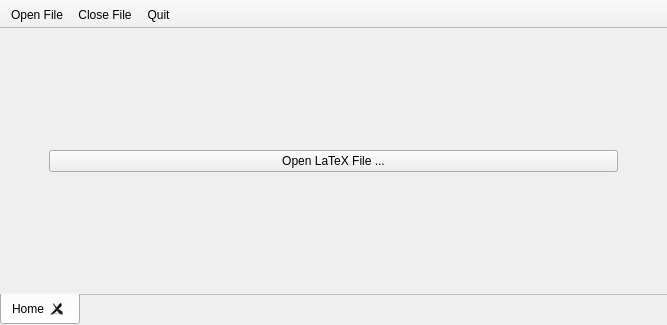
<?xml version="1.0" encoding="UTF-8"?>
<ui version="4.0">
 <class>MainWidget</class>
 <widget class="QMainWindow" name="MainWidget">
  <property name="geometry">
   <rect>
    <x>0</x>
    <y>0</y>
    <width>667</width>
    <height>325</height>
   </rect>
  </property>
  <property name="windowTitle">
   <string>ethuebung LaTeX sheet compiler</string>
  </property>
  <property name="unifiedTitleAndToolBarOnMac">
   <bool>true</bool>
  </property>
  <widget class="QWidget" name="centralwidget">
   <layout class="QVBoxLayout" name="verticalLayout">
    <property name="margin">
     <number>0</number>
    </property>
    <item>
     <widget class="QTabWidget" name="tabs">
      <property name="tabPosition">
       <enum>QTabWidget::South</enum>
      </property>
      <property name="currentIndex">
       <number>0</number>
      </property>
      <property name="usesScrollButtons">
       <bool>true</bool>
      </property>
      <property name="documentMode">
       <bool>true</bool>
      </property>
      <property name="tabsClosable">
       <bool>true</bool>
      </property>
      <property name="movable">
       <bool>true</bool>
      </property>
      <widget class="QWidget" name="tabHome">
       <attribute name="title">
        <string>Home</string>
       </attribute>
       <layout class="QGridLayout" name="gridLayout">
        <item row="0" column="1">
         <widget class="QLabel" name="lblWelcome">
          <property name="minimumSize">
           <size>
            <width>0</width>
            <height>50</height>
           </size>
          </property>
          <property name="pixmap">
           <pixmap resource="guicompiler.qrc">:/pic/ethuebungcompiler.png</pixmap>
          </property>
          <property name="alignment">
           <set>Qt::AlignCenter</set>
          </property>
         </widget>
        </item>
        <item row="1" column="1">
         <spacer name="verticalSpacer">
          <property name="orientation">
           <enum>Qt::Vertical</enum>
          </property>
          <property name="sizeHint" stdset="0">
           <size>
            <width>20</width>
            <height>35</height>
           </size>
          </property>
         </spacer>
        </item>
        <item row="2" column="1">
         <widget class="QPushButton" name="btnOpenFile">
          <property name="text">
           <string>Open LaTeX File ...</string>
          </property>
         </widget>
        </item>
        <item row="3" column="1">
         <spacer name="verticalSpacer_3">
          <property name="orientation">
           <enum>Qt::Vertical</enum>
          </property>
          <property name="sizeHint" stdset="0">
           <size>
            <width>20</width>
            <height>40</height>
           </size>
          </property>
         </spacer>
        </item>
        <item row="4" column="1">
         <spacer name="verticalSpacer_2">
          <property name="orientation">
           <enum>Qt::Vertical</enum>
          </property>
          <property name="sizeHint" stdset="0">
           <size>
            <width>20</width>
            <height>35</height>
           </size>
          </property>
         </spacer>
        </item>
        <item row="2" column="0">
         <spacer name="horizontalSpacer">
          <property name="orientation">
           <enum>Qt::Horizontal</enum>
          </property>
          <property name="sizeType">
           <enum>QSizePolicy::Fixed</enum>
          </property>
          <property name="sizeHint" stdset="0">
           <size>
            <width>40</width>
            <height>20</height>
           </size>
          </property>
         </spacer>
        </item>
        <item row="2" column="2">
         <spacer name="horizontalSpacer_2">
          <property name="orientation">
           <enum>Qt::Horizontal</enum>
          </property>
          <property name="sizeType">
           <enum>QSizePolicy::Fixed</enum>
          </property>
          <property name="sizeHint" stdset="0">
           <size>
            <width>40</width>
            <height>20</height>
           </size>
          </property>
         </spacer>
        </item>
       </layout>
      </widget>
     </widget>
    </item>
   </layout>
  </widget>
  <widget class="QToolBar" name="toolBar">
   <property name="windowTitle">
    <string>toolBar</string>
   </property>
   <property name="movable">
    <bool>false</bool>
   </property>
   <property name="toolButtonStyle">
    <enum>Qt::ToolButtonTextBesideIcon</enum>
   </property>
   <property name="floatable">
    <bool>false</bool>
   </property>
   <attribute name="toolBarArea">
    <enum>TopToolBarArea</enum>
   </attribute>
   <attribute name="toolBarBreak">
    <bool>false</bool>
   </attribute>
   <addaction name="aOpenFile"/>
   <addaction name="aCloseFile"/>
   <addaction name="aQuit"/>
  </widget>
  <action name="aOpenFile">
   <property name="icon">
    <iconset resource="guicompiler.qrc">
     <normaloff>:/pic/file.png</normaloff>:/pic/file.png</iconset>
   </property>
   <property name="text">
    <string>Open File</string>
   </property>
   <property name="toolTip">
    <string>Choose LaTeX file to open</string>
   </property>
   <property name="shortcut">
    <string>Ctrl+O</string>
   </property>
  </action>
  <action name="aQuit">
   <property name="icon">
    <iconset resource="guicompiler.qrc">
     <normaloff>:/pic/closehide.png</normaloff>:/pic/closehide.png</iconset>
   </property>
   <property name="text">
    <string>Quit</string>
   </property>
   <property name="toolTip">
    <string>Close Application</string>
   </property>
  </action>
  <action name="aCloseFile">
   <property name="icon">
    <iconset resource="guicompiler.qrc">
     <normaloff>:/pic/closefile.png</normaloff>:/pic/closefile.png</iconset>
   </property>
   <property name="text">
    <string>Close File</string>
   </property>
   <property name="toolTip">
    <string>Close the currently open file</string>
   </property>
   <property name="shortcut">
    <string>Ctrl+W</string>
   </property>
  </action>
 </widget>
 <resources>
  <include location="guicompiler.qrc"/>
 </resources>
 <connections>
  <connection>
   <sender>btnOpenFile</sender>
   <signal>clicked()</signal>
   <receiver>aOpenFile</receiver>
   <slot>trigger()</slot>
   <hints>
    <hint type="sourcelabel">
     <x>379</x>
     <y>250</y>
    </hint>
    <hint type="destinationlabel">
     <x>-1</x>
     <y>-1</y>
    </hint>
   </hints>
  </connection>
 </connections>
</ui>
